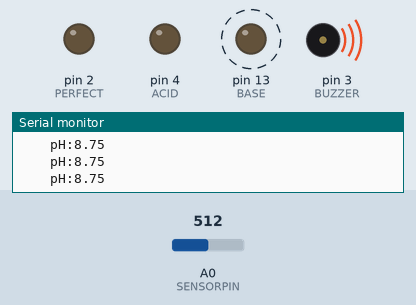
Recording of a sketch running on a simulated Arduino Uno, built with avr-gcc and run on an emulated ATmega328P. On the bench: output pins drawn as LEDs (lit = HIGH), buzzer (waves = sounding, pin HIGH), the last lines printed to the serial monitor. Dashed ring = blinking. The inputs (shaded band) are chosen by the test bench; at power-on: A0 (SENSORPIN) = 512.

Above: at 9.7 s.
9.8 s: A0 (SENSORPIN) set to 394
At 12.24 s:
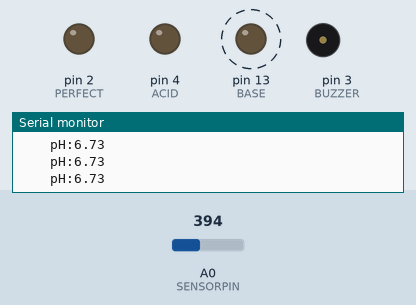
12.8 s: A0 (SENSORPIN) set to 366
At 17.8 s:
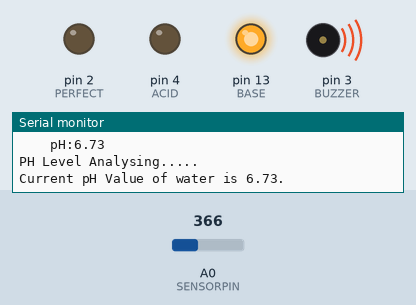
Timing chart, 0 to 33.2 s (numbered marks = the images above; inputs shaded):
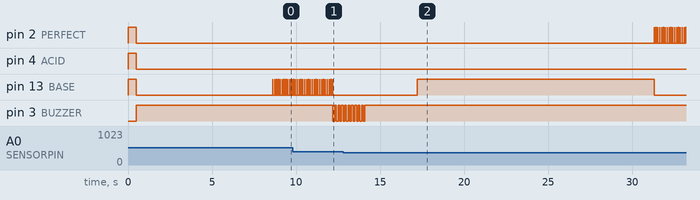

Measured:
- the behaviour switches between 381 and 380 on A0 (SENSORPIN) (found by bisection; images 1 and 2)
- after the input at 12.8 s, pin 2 (PERFECT): alternates HIGH for 0.01 s and LOW for 0.10 s, starting after 18.5 s; pin 13 (BASE): goes on until 31.3 s, then stays LOW
- by itself, pin 13 (BASE): alternates HIGH for 0.01 s and LOW for 0.10 s, 44 changes in all, then stays LOW
- by itself, pin 3 (BUZZER): alternates HIGH for 0.10 s and LOW for 0.10 s, 13 changes in all, then stays HIGH

The sketch:

pHSensorArduino.ino
```cpp
#include <SoftwareSerial.h>

#define SENSORPIN A0          // the pH meter Analog output is connected with the Arduino’s Analog A0
#define BASE 13               // red
#define PERFECT 2             // green
#define ACID 4                // yellow
#define BUZZER 3              // buzzer
unsigned long int avgValue;   // to store the average value of the sensor feedback
int buf[10], temp, sameValueCount=0;
boolean start = true, analyseAgain;
float phValue,tmpValue = 0.0;
char led;

void setup()
{
  defineOutputPin();
  Serial.begin(9600);
  initSetup();
}

void loop()
{
  while(sameValueCount < 30){
    start = true;
    getSampleValue();
    getSortedValue();
    getPhValue();
    definePHLevel();
  }
  if(start){
    for(int i = 0; i < 200; i=i+20){
      digitalWrite(BUZZER, LOW);
      delay(100);
      digitalWrite(BUZZER, HIGH);
      delay(100);
    }

    Serial.println("PH Level Analysing.....");
    delay(3000);
    start = false;
  }
  switchOnLed();
  analysePhLevel();
  //current pH level is shown only three time
  if(analyseAgain) {
    sameValueCount = 0;    //reset sameValueCount
    Serial.println("pH meter will restart again.");
    delay(3000);
  }else{
    for(int i = 0 ;i < 10; i++){
      Serial.println("Switch off your device or press reset button to restart again.");
      delay(10000);
    }
  }
}


void defineOutputPin(){
  pinMode(BASE, OUTPUT);
  pinMode(PERFECT, OUTPUT);
  pinMode(ACID, OUTPUT);
  pinMode(BUZZER, OUTPUT);
}

void initSetup(){
  digitalWrite(BASE, HIGH);
  digitalWrite(PERFECT, HIGH);
  digitalWrite(ACID, HIGH);
  digitalWrite(BUZZER, LOW);
  delay(500);
  digitalWrite(BASE, LOW);
  digitalWrite(PERFECT, LOW);
  digitalWrite(ACID, LOW);
  digitalWrite(BUZZER, HIGH);

  Serial.println("Welcome to pH Level Analysing Department of MPT's Hydroponics Home Farm");    //Test the serial monitor
  delay(5000);
  Serial.println("Analysing pH Level will be started soon");
  delay(3000);

}

void getSampleValue() {
  for (int i = 0; i < 10; i++) //Get 10 sample value from the sensor for smooth the value
  {
    buf[i] = analogRead(SENSORPIN);
    delay(10);
  }
}

void getSortedValue(){
  for (int i = 0; i < 9; i++) //sort the analog from small to large
  {
    for (int j = i + 1; j < 10; j++)
    {
      if (buf[i] > buf[j])
      {
        temp = buf[i];
        buf[i] = buf[j];
        buf[j] = temp;
      }
    }
  }
}

void getPhValue(){
  avgValue = 0;
  for (int i = 2; i < 8; i++)               //take the average value of 6 center sample
    avgValue += buf[i];
  phValue = (float)avgValue * 5.0 / 1024 / 6; //convert the analog into millivolt
  phValue = 3.5 * phValue;
  Serial.print("    pH:");
  Serial.print(phValue, 2);
  Serial.println(" ");//convert the millivolt into pH value
}

void definePHLevel(){
  if(tmpValue == phValue) sameValueCount++; //increase the same value count
  else tmpValue = phValue;

  if (phValue > 6.5) {
    led = 'b';
    switchOnLed();
    delay(10);
    digitalWrite(BASE, LOW);

  } else if (phValue < 5.5) {
    led = 'a';
    switchOnLed();
    delay(10);
    digitalWrite(ACID, LOW);

  } else {
    led = 'p';
    switchOnLed();
    delay(10);
    digitalWrite(PERFECT, LOW);

  }
}


void analysePhLevel(){
  Serial.print("Current pH Value of water is ");
  Serial.print(phValue,2);
  Serial.println(".");
  delay(2000);
  if(led == 'b'){
    Serial.println("Not Good!");
    delay(3000);
    Serial.println("This pH Level will damage root of plant.");
    delay(6000);
    analyseAgain = true;
  }
  if(led == 'a'){
    Serial.println("Not Good!");
    delay(3000);
    Serial.println("This pH Level is toxic for plant. Too much acid.");
    delay(6000);
    analyseAgain = true;
  }
  if(led == 'p'){
    if(phValue < 5.8 || phValue > 6.2){
      Serial.println("It is Good for Plant.");
      delay(3000);
      Serial.println("Congratulation! You got good pH Level for your plant.");
    }
    else{
      Serial.println("Greate!!! It is Perfect for Plant.");
      delay(3000);
      Serial.println("Congratulation! You got best pH Level for your plant.");
    }
    delay(6000);
    analyseAgain = false;
  }
}

void switchOnLed(){
  if(led == 'p'){
    digitalWrite(PERFECT, HIGH);
    digitalWrite(BASE, LOW);
    digitalWrite(ACID, LOW);
  }
  if(led == 'b'){
    digitalWrite(PERFECT, LOW);
    digitalWrite(BASE, HIGH);
    digitalWrite(ACID, LOW);
  }
  if(led == 'a'){
    digitalWrite(PERFECT, LOW);
    digitalWrite(BASE, LOW);
    digitalWrite(ACID, HIGH);
  }
}
```
